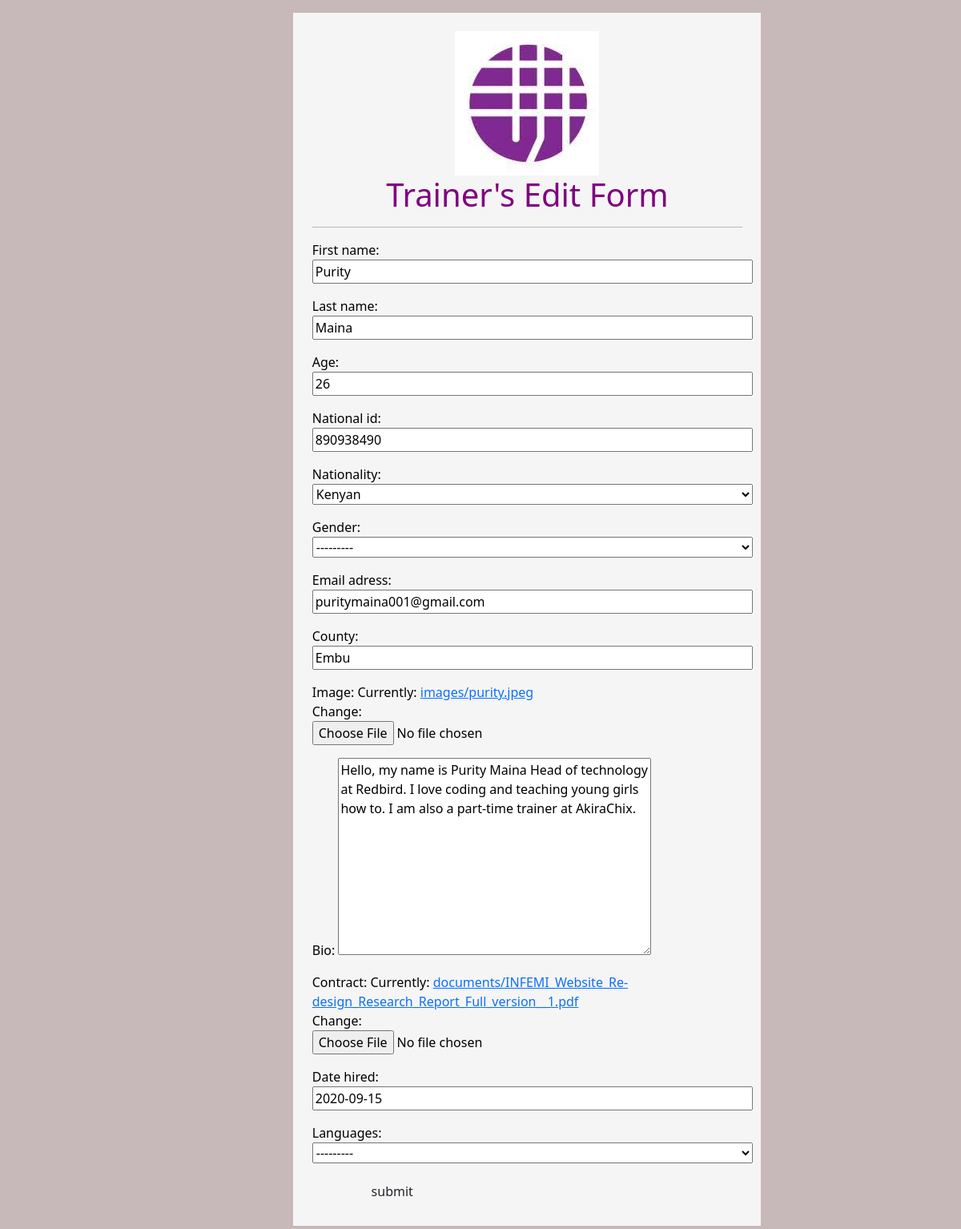
/trainer/edit/4/, run on an earlier commit of the app's database.
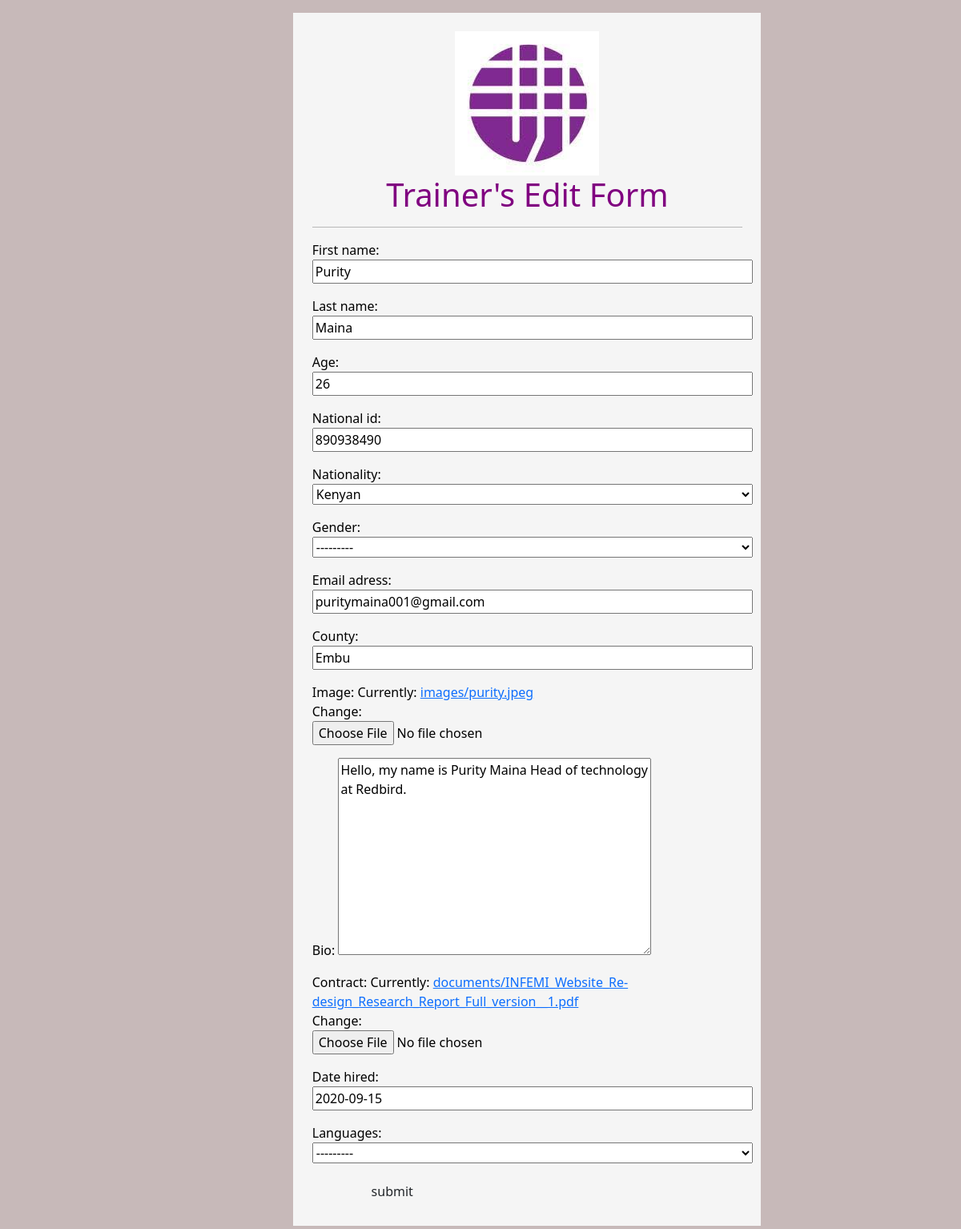
And on a later commit of the database.
### trainer/models.py (models this page shows, shortened)
class Trainer(models.Model):
    first_name=models.CharField(max_length=12, null=True)
    last_name=models.CharField(max_length=12, null=True)
    age=models.PositiveSmallIntegerField(null=True)
    national_id=models.CharField(max_length=20,null=True)
    nationality=(
        ('1','Kenyan'),
        ('2','Rwandan'),
        ('3','SouthSudanese'),
        ('4','Ugandan'),
    )
    nationality=models.CharField(
        max_length=15 , choices=nationality
    ,null=True)
    gender=(
        ('Female','Female'),
        ('male','Male'),
        ('Other','Other'),
    )
    gender=models.CharField(max_length=15,choices=gender)
    email_adress=models.EmailField(null=True)
    county=models.CharField(max_length=15,null=True)
    image=models.ImageField(upload_to ="images/",null=True)
    bio=models.TextField(null=True)
    contract=models.FileField(upload_to="documents/",null=True)
    date_hired=models.DateField(null=True)
    languages=(
        ('English','English'),
        ('Swahili','Swahili'),
        ('French','French'),
        ('Kinyarwanda','Kinyaruanda'),
    )
    languages=models.CharField(max_length=15,choices=languages,null=True)

### trainer/views.py (the view)
# urls.py: path("edit/<int:id>/",edit_trainer,name="edit_trainer"),
def edit_trainer(request,id):
    trainer=Trainer.objects.get(id=id)
    if request.method == "POST":
        form=TrainersForm(request.POST, instance=trainer)
        if form.is_valid():
            form.save()
        return redirect("trainer_profile",id=trainer.id)
    else:
        form=TrainersForm(instance=trainer)
        return render(request,"edit_trainer.html",{"form":form})

### trainer/forms.py
class TrainersForm(forms.ModelForm):
    class Meta:
        model=Trainer
        fields="__all__"

### trainer/templates/edit_trainer.html (shortened to what the changed rows need)
<!DOCTYPE html>
<html lang="en">
<head>
    <link href="https://cdn.jsdelivr.net/npm/bootstrap@5.0.2/dist/css/bootstrap.min.css" rel="stylesheet"
>
</head>
<body class="p-3 mb-2 text-white" id="color">
    <form method="POST" id="styleform">
        <h1 style="text-align: center;" class="heading"> Trainer's Edit Form</h1>
                {{form.as_p}}
            </form>
</body>
</html>

What changed in the data, as far as the page shows it:
changed Trainer "Purity": bio "Hello, my name is Purity Maina Head of technology at Redbird. I love coding and teaching young girls how to. I am also a part-time trainer at AkiraChix." → "Hello, my name is Purity Maina Head of technology at Redbird."
